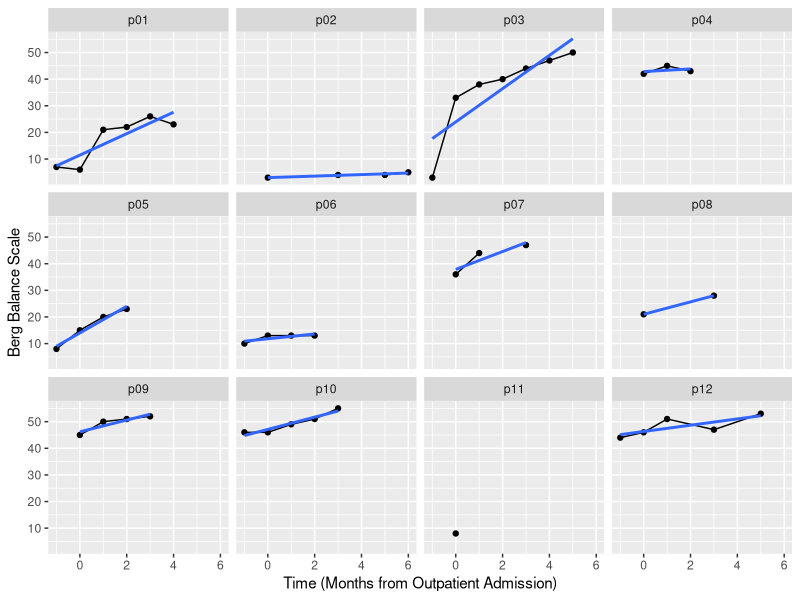

Source code (R):
# Longitudinal Data Analysis for the Clinical Sciences. 
# Keith Lohse, 2017/09/25

# Place your cursor in code and press CTRL + R to run the code one line at a time.
# On a Mac, you will press COMMAND + Enter
# Note that code you run shows up in the console window below.
# Commented code (i.e., anything preceded by a #) does not have any effect.
# This is because "commenting" something effectively identifies it as none code.

##----------------------- Sample Script ----------------------------------------
## Setting the Directory -------------------------------------------------------
# The "get working directory" command will tell you the address of the current 
# working directory. 
getwd()
# However, we are going to want to update the directory to be your
# "LMER_Clinical_science" folder. I recommend putting this folder inside the 
# Documents folder on your computer. 

# Update the "set working directory" function below with the correct address
# for your machine. 
setwd("C:/Users/u6015231/Documents/GitHub/LMER_Clinical_Science/")

# Next, we can use the list file function to see the files in the current 
# working directory.
list.files()

# Next, create a subfolder called "data" in your LMER_Clinical_Science folder.
# Save the "data_LOHSE_EXAMPLE.csv" inside of your data subfolder.
# Next, you can list the files inside of the data folder to confirm that the 
# data_LOHSE_EXAMPLE.csv is saved there.
list.files("./data/")
# the "./" appends the additional text to the end of the current working 
# directory. Here, we are peaking into the "data" folder.

# Next, we will want to open several libraries whose functions we will use.
# Be sure to install these libraries first if you haven't already:
install.packages("ggplot2")
install.packages("lme4")
install.packages("dplyr")

library("ggplot2");library("lme4");library("dplyr")

## Importing Data and Quality Assurance ----------------------------------------
# Next, we will read in a "dummy" dataset that I created. 
# This data emulates datastructures in the Brain Recovery Core Database 
# See Lang et al. J. Neurologic Physical Therapy. 2011 and Lohse et al. Arch.
# Phys Med Rehabil. 2016.
DATA<-read.csv("./data/data_LOHSE_EXAMPLE.csv", header = TRUE) 
DATA 
# Clearly the raw data is a bit of a mess, but notice NAs in multiple rows 
# and columns. Some participants are missing data for entire assessments, 
# others are missing data for individual timepoints. 

# Using ggplot2, we can visualize some of our data over time.
# The code below will create a "faceted" plot that shows the data for each
# participant over time.
myX<-scale_x_continuous(name = "Time (Months from Outpatient Admission)")
myY<-scale_y_continuous(name = "Berg Balance Scale")
g1<-ggplot(data=DATA, aes(x = time, y = BERG, group = subID))+geom_line()
g2<-g1+geom_point()+facet_wrap(~subID)+myX+myY
g3<-g2 + stat_smooth(method=lm, se=FALSE)
plot(g3)
# Note that participants have different amounts of data collected at different 
# time points. 

# Congratulations, you just created your first plot in R!

